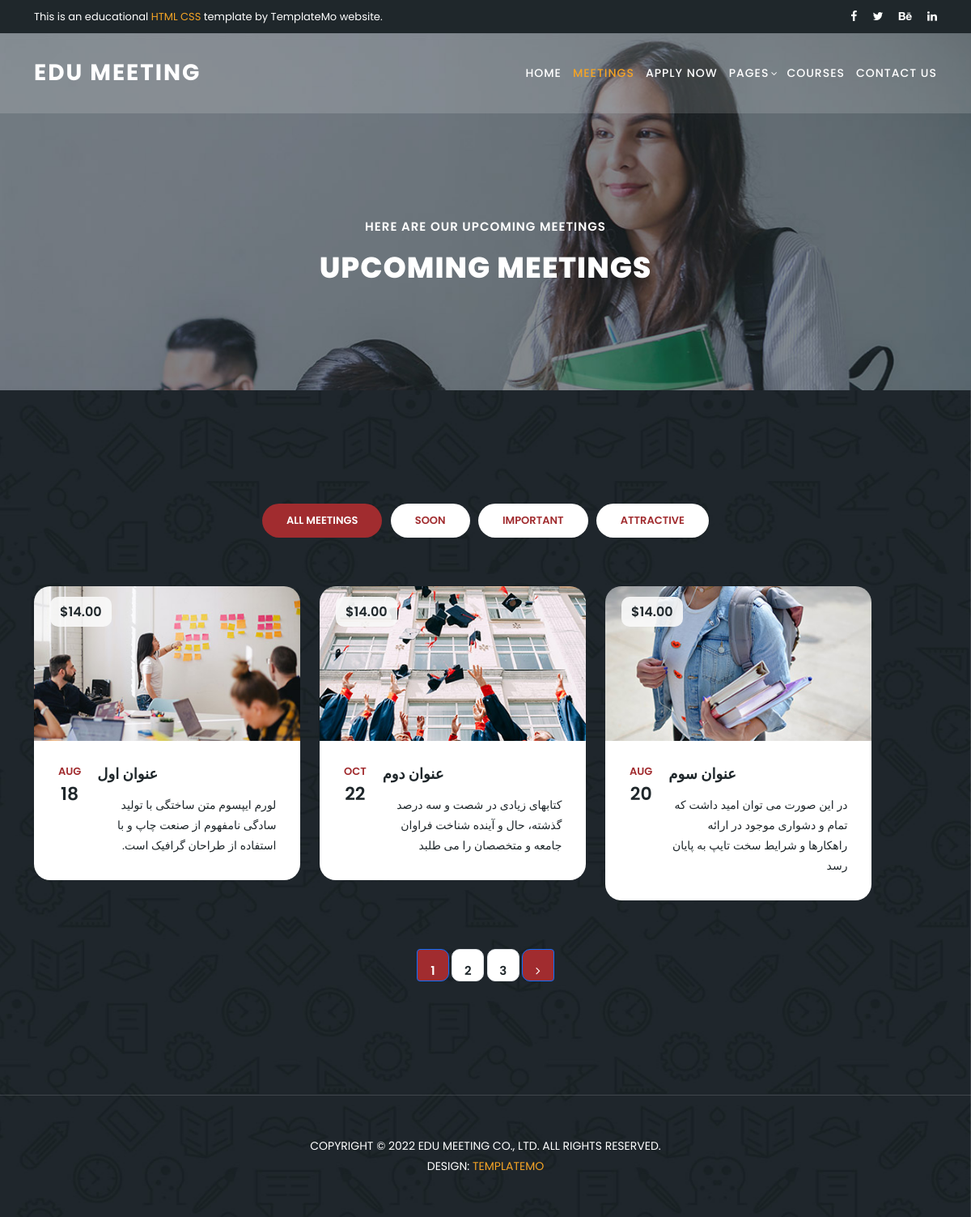
Screenshot of /blog/ with the database file from the repository.
### blog/models.py (models this page shows, shortened)
class Blog(models.Model):
    title = models.CharField(_("عنوان"), max_length=50)
    description = models.CharField(_("توضیحات"), max_length=100)
    content = models.TextField(_("متن"))
    created_at = models.DateField(_("زمان انتشار"), default=timezone.now)
    image = models.ImageField(_("تصویر"), upload_to="blogs/", blank=True, null=True)
    category = models.ForeignKey("Category", related_name="blog", on_delete=models.CASCADE, verbose_name=_("دسته بندی"), blank=True, null=True)
    tags = models.ManyToManyField("Tag", related_name="blogs", verbose_name=_("تگ ها"), blank=True, null=True)

### blog/views.py (the view)
# urls.py: path("", views.blog_list, name="blog_list"),
def blog_list(request):
    blogs = Blog.objects.all()
    paginator = Paginator(blogs, 3)  # Show 25 contacts per page.
    page_number = request.GET.get("page")
    blog_list = paginator.get_page(page_number)
    context = {
        "blog_list": blog_list
    }
    return render(request, "blog/blog_list.html", context)

### blog/templates/blog/blog_list.html (shortened to what this page needs)
{% extends "base.html" %}
{% load static %}
   {% block content %}
  <section class="heading-page header-text" id="top">
    <div class="container">
      <div class="row">
        <div class="col-lg-12">
          <h6>Here are our upcoming meetings</h6>
          <h2>Upcoming Meetings</h2>
        </div>
      </div>
    </div>
  </section>
  <section class="meetings-page" id="meetings">
    <div class="container">
      <div class="row">
        <div class="col-lg-12">
          <div class="row">
            <div class="col-lg-12">
              <div class="filters">
                <ul>
                  <li data-filter="*"  class="active">All Meetings</li>
                  <li data-filter=".soon">Soon</li>
                  <li data-filter=".imp">Important</li>
                  <li data-filter=".att">Attractive</li>
                </ul>
              </div>
            </div>
            <div class="col-lg-12">
              <div class="row grid">
				{% for blog in blog_list %}
				<div class="col-lg-4 templatemo-item-col all soon">
                  <div class="meeting-item">
                    <div class="thumb">
                      <div class="price">
                        <span>$14.00</span>
                      </div>
                      <a href="{% url 'blog:blog_detail' blog.id %}"><img src="{{blog.image.url}}" alt=""></a>
                    </div>
                    <div class="down-content">
                      <div class="date">
                        <h6>{{blog.created_at|date:"  b  "}}<span>{{blog.created_at|date:"     d"}}</span></h6>
                      </div>
                      <a ir=rtl href="meeting-details.html"><h4>{{blog.title}}</h4></a>
                      <p dir=rtl>{{blog.description}}</p>
                    </div>
                  </div>
                </div>
				{% endfor %}
              </div>
            </div>
			{% if blog_list.has_other_pages %}
            <div class="col-lg-12">
              <div class="pagination">
                <ul>
					{% for page in blog_list.paginator.page_range %}
                    {% if blog_list.number == page %}
                  <li class="page-item active"><a class="page-link" href="?page=1">{{page}}</a></li>
				  {% else %}
                  <li class="page-item"><a class="page-link" href="?page={{page}}">{{page}}</a></li>
				   {% endif %}
                    {% endfor %}
					{% if blog_list.has_next %}
                    <li class="page-item active"><a class="page-link" href="?page={{blog_list.paginator.num_pages}}"><i class="fa fa-angle-right"></i></a></li>
                    {% endif %}
                </ul>
              </div>
            </div>
			{% endif %}
          </div>
        </div>
      </div>
    </div>
    <div class="footer">
      <p>Copyright © 2022 Edu Meeting Co., Ltd. All Rights Reserved.
          <br>Design: <a href="https://templatemo.com/page/1" target="_parent" title="website templates">TemplateMo</a></p>
    </div>
  </section>
   {% endblock content %}

### template/base.html (shortened to what this page needs)
{% load static %}
<!DOCTYPE html>
<html lang="en">
<head>
    <link href="{% static 'vendor/bootstrap/css/bootstrap.min.css' %}" rel="stylesheet">
    <link rel="stylesheet" href="{% static 'assets/css/fontawesome.css' %}">
    <link rel="stylesheet" href="{% static 'assets/css/templatemo-edu-meeting.css' %}">
    <link rel="stylesheet" href="{% static 'assets/css/owl.css' %}">
    <link rel="stylesheet" href="{% static 'assets/css/lightbox.css' %}">
</head>
<body>
    {% include "partials/_header.html" %}
    {% block content%}
    {% endblock content%}
</body>
</body>
</html>

### template/partials/_header.html (shortened to what this page needs)
    <div class="sub-header">
        <div class="container">
            <div class="row">
                <div class="col-lg-8 col-sm-8">
                    <div class="left-content">
                        <p>This is an educational <em>HTML CSS</em> template by TemplateMo website.</p>
                    </div>
                </div>
                <div class="col-lg-4 col-sm-4">
                    <div class="right-icons">
                        <ul>
                            <li><a href="#"><i class="fa fa-facebook"></i></a></li>
                            <li><a href="#"><i class="fa fa-twitter"></i></a></li>
                            <li><a href="#"><i class="fa fa-behance"></i></a></li>
                            <li><a href="#"><i class="fa fa-linkedin"></i></a></li>
                        </ul>
                    </div>
                </div>
            </div>
        </div>
    </div>
    <header class="header-area header-sticky">
        <div class="container">
            <div class="row">
                <div class="col-12">
                    <nav class="main-nav">
                        <a href="index.html" class="logo">
                            Edu Meeting
                        </a>
                        <ul class="nav">
                            <li><a href="index.html">Home</a></li>
                            <li><a href="meetings.html" class="active">Meetings</a></li>
                            <li><a href="index.html">Apply Now</a></li>
                            <li class="has-sub">
                                <a href="javascript:void(0)">Pages</a>
                            </li>
                            <li><a href="index.html">Courses</a></li>
                            <li><a href="index.html">Contact Us</a></li>
                        </ul>
                    </nav>
                </div>
            </div>
        </div>
    </header>

### rows the page displays
Blog: image (picture), created_at "AUG", created_at "18", title "عنوان اول", description "لورم ایپسوم متن ساختگی با تولید سادگی نامفهوم از صنعت چاپ و با استفاده از طراحان گرافیک است."
Blog: image (picture), created_at "OCT", created_at "22", title "عنوان دوم", description "کتابهای زیادی در شصت و سه درصد گذشته، حال و آینده شناخت فراوان جامعه و متخصصان را می طلبد"
Blog: image (picture), created_at "AUG", created_at "20", title "عنوان سوم", description "در این صورت می توان امید داشت که تمام و دشواری موجود در ارائه راهکارها و شرایط سخت تایپ به پایان رسد"

### other values shown
{{ page }} "1"
{{ page }} "2" "3"
